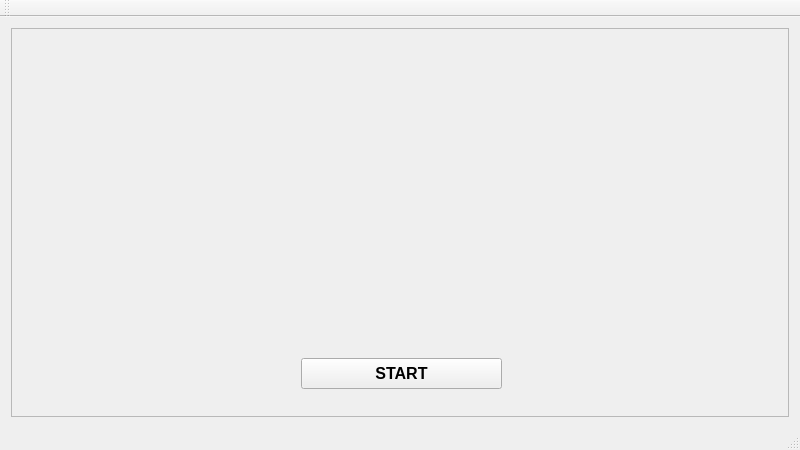
<?xml version="1.0" encoding="UTF-8"?>
<ui version="4.0">
 <class>MainWindow</class>
 <widget class="QMainWindow" name="MainWindow">
  <property name="geometry">
   <rect>
    <x>0</x>
    <y>0</y>
    <width>800</width>
    <height>450</height>
   </rect>
  </property>
  <property name="windowTitle">
   <string>MainWindow</string>
  </property>
  <widget class="QWidget" name="centralWidget">
   <layout class="QGridLayout" name="gridLayout">
    <item row="2" column="2">
     <layout class="QVBoxLayout" name="verticalLayout_2">
      <item>
       <widget class="QFrame" name="frame">
        <property name="sizePolicy">
         <sizepolicy hsizetype="MinimumExpanding" vsizetype="Expanding">
          <horstretch>0</horstretch>
          <verstretch>0</verstretch>
         </sizepolicy>
        </property>
        <property name="minimumSize">
         <size>
          <width>430</width>
          <height>243</height>
         </size>
        </property>
        <property name="frameShape">
         <enum>QFrame::StyledPanel</enum>
        </property>
        <property name="frameShadow">
         <enum>QFrame::Raised</enum>
        </property>
        <widget class="QPushButton" name="pushButton_9">
         <property name="geometry">
          <rect>
           <x>290</x>
           <y>330</y>
           <width>201</width>
           <height>31</height>
          </rect>
         </property>
         <property name="sizePolicy">
          <sizepolicy hsizetype="Fixed" vsizetype="Fixed">
           <horstretch>0</horstretch>
           <verstretch>0</verstretch>
          </sizepolicy>
         </property>
         <property name="minimumSize">
          <size>
           <width>162</width>
           <height>0</height>
          </size>
         </property>
         <property name="font">
          <font>
           <pointsize>12</pointsize>
           <bold>true</bold>
          </font>
         </property>
         <property name="mouseTracking">
          <bool>false</bool>
         </property>
         <property name="focusPolicy">
          <enum>Qt::ClickFocus</enum>
         </property>
         <property name="text">
          <string>START</string>
         </property>
        </widget>
       </widget>
      </item>
     </layout>
    </item>
   </layout>
  </widget>
  <widget class="QMenuBar" name="menuBar">
   <property name="geometry">
    <rect>
     <x>0</x>
     <y>0</y>
     <width>800</width>
     <height>21</height>
    </rect>
   </property>
  </widget>
  <widget class="QToolBar" name="mainToolBar">
   <attribute name="toolBarArea">
    <enum>TopToolBarArea</enum>
   </attribute>
   <attribute name="toolBarBreak">
    <bool>false</bool>
   </attribute>
  </widget>
  <widget class="QStatusBar" name="statusBar"/>
 </widget>
 <layoutdefault spacing="6" margin="11"/>
 <resources/>
 <connections/>
</ui>
